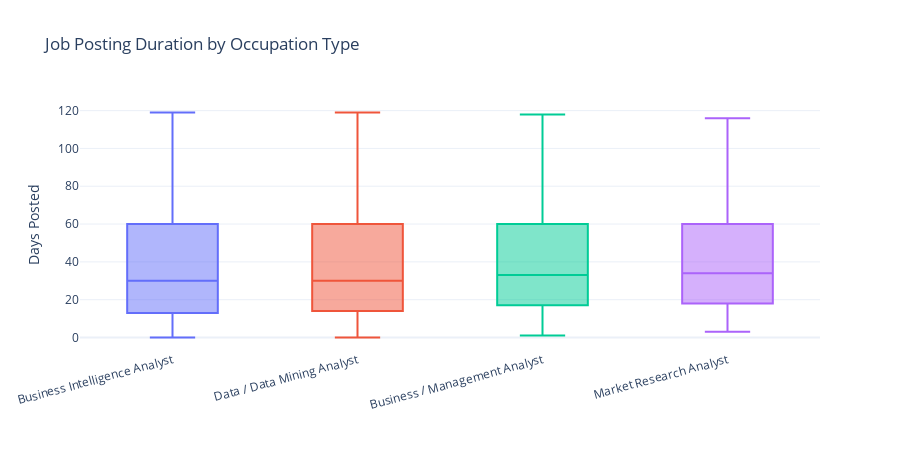

Write notebook code for a chart like this one.
### Code cell
# Duration by Occupation
fig = px.box(
    df,
    x='LOT_V6_OCCUPATION_NAME',
    y='DURATION',
    color='LOT_V6_OCCUPATION_NAME',
    title='Job Posting Duration by Occupation Type',
    labels={'LOT_V6_OCCUPATION_NAME': '', 'DURATION': 'Days Posted'}
)
fig.update_layout(
    template='plotly_white',
    showlegend=False,
    height=450,
    xaxis_tickangle=-15
)
fig.write_image('figures/duration_by_occupation.png', scale=2)
fig.show()

# Summary stats
print("\nDuration Statistics by Occupation (days):")
duration_stats = df.groupby('LOT_V6_OCCUPATION_NAME')['DURATION'].agg(['median', 'mean', 'std']).round(1)
duration_stats.columns = ['Median', 'Mean', 'Std Dev']
print(duration_stats.sort_values('Median'))

# Overall
print(f"\nOverall median duration: {df['DURATION'].median():.0f} days")

### Figure 1 — Plotly figure (JSON) as saved in the notebook; plotly's stock layout.template omitted (floating-point values rounded to 4 significant figures; data arrays with more than 128 entries replaced by an {"elided": "..."} marker saying what was removed)
{"data": [{"alignmentgroup": "True", "hovertemplate": "=%{x}<br>Days Posted=%{y}<extra></extra>", "legendgroup": "Business Intelligence Analyst", "marker": {"color": "#636efa"}, "name": "Business Intelligence Analyst", "notched": false, "offsetgroup": "Business Intelligence Analyst", "orientation": "v", "showlegend": true, "type": "box", "x": {"elided": "26266 str values"}, "x0": " ", "xaxis": "x", "y": {"elided": "26266 int values"}, "y0": " ", "yaxis": "y"}, {"alignmentgroup": "True", "hovertemplate": "=%{x}<br>Days Posted=%{y}<extra></extra>", "legendgroup": "Data / Data Mining Analyst", "marker": {"color": "#EF553B"}, "name": "Data / Data Mining Analyst", "notched": false, "offsetgroup": "Data / Data Mining Analyst", "orientation": "v", "showlegend": true, "type": "box", "x": {"elided": "26718 str values"}, "x0": " ", "xaxis": "x", "y": {"elided": "26718 int values"}, "y0": " ", "yaxis": "y"}, {"alignmentgroup": "True", "hovertemplate": "=%{x}<br>Days Posted=%{y}<extra></extra>", "legendgroup": "Business / Management Analyst", "marker": {"color": "#00cc96"}, "name": "Business / Management Analyst", "notched": false, "offsetgroup": "Business / Management Analyst", "orientation": "v", "showlegend": true, "type": "box", "x": {"elided": "3657 str values"}, "x0": " ", "xaxis": "x", "y": {"elided": "3657 int values"}, "y0": " ", "yaxis": "y"}, {"alignmentgroup": "True", "hovertemplate": "=%{x}<br>Days Posted=%{y}<extra></extra>", "legendgroup": "Market Research Analyst", "marker": {"color": "#ab63fa"}, "name": "Market Research Analyst", "notched": false, "offsetgroup": "Market Research Analyst", "orientation": "v", "showlegend": true, "type": "box", "x": {"elided": "132 str values"}, "x0": " ", "xaxis": "x", "y": {"elided": "132 int values"}, "y0": " ", "yaxis": "y"}], "layout": {"boxmode": "overlay", "height": 450, "legend": {"title": {"text": ""}, "tracegroupgap": 0}, "showlegend": false, "title": {"text": "Job Posting Duration by Occupation Type"}, "xaxis": {"anchor": "y", "categoryarray": ["Business Intelligence Analyst", "Data / Data Mining Analyst", "Business / Management Analyst", "Market Research Analyst"], "categoryorder": "array", "domain": [0, 1], "tickangle": -15, "title": {"text": ""}}, "yaxis": {"anchor": "x", "domain": [0, 1], "title": {"text": "Days Posted"}}}}
